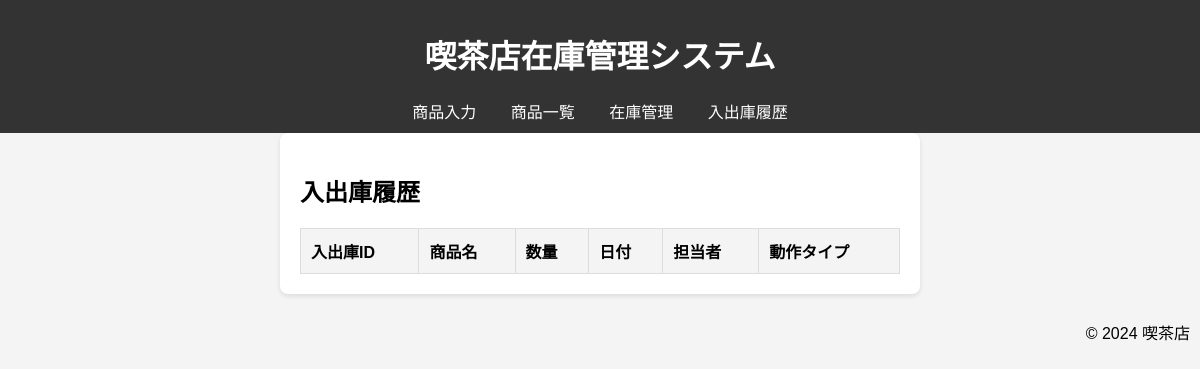
Page /stock/movement/history on the earlier database version.
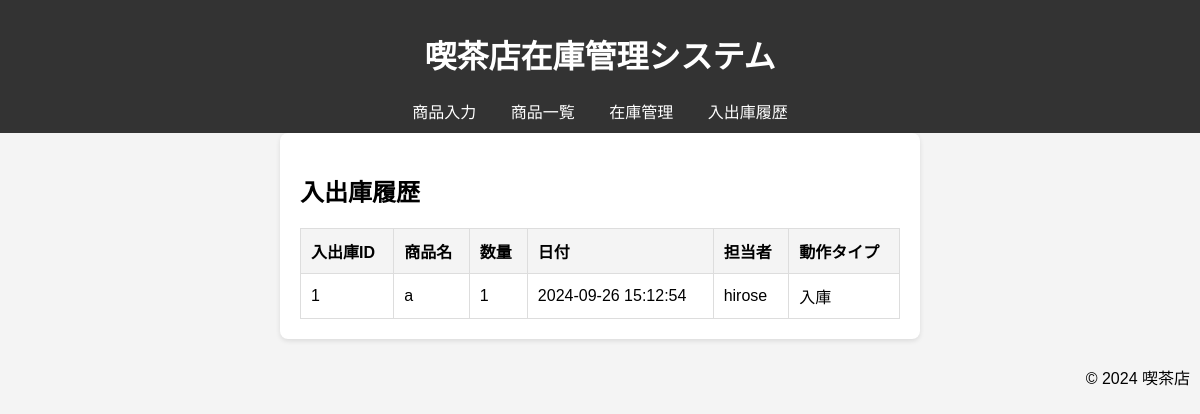
Same page on the later database version.
### tables this page shows
CREATE TABLE stock_movement (
    id INTEGER PRIMARY KEY AUTOINCREMENT,  -- 入出庫ID
    product_id INTEGER NOT NULL,           -- 商品ID
    quantity INTEGER NOT NULL,             -- 数量
    movement_date DATE NOT NULL,           -- 入庫/出庫日
    staff_id INTEGER NOT NULL,             -- 担当者ID
    movement_type TEXT NOT NULL,           -- 動作タイプ ('in' = 入庫, 'out' = 出庫)
    FOREIGN KEY(product_id) REFERENCES product(id),  -- 商品IDとの外部キー制約
    FOREIGN KEY(staff_id) REFERENCES staff(id)       -- 担当者IDとの外部キー制約
);

CREATE TABLE product (
    id INTEGER PRIMARY KEY AUTOINCREMENT,  -- 商品ID
    name TEXT NOT NULL,                    -- 商品名
    category_id INTEGER,                   -- カテゴリーID
    image_url TEXT,                        -- 商品画像のURL
    notes TEXT, price REAL,                            -- 特記事項
    FOREIGN KEY(category_id) REFERENCES category(id)  -- カテゴリーとの外部キー制約
);

CREATE TABLE staff (
    id INTEGER PRIMARY KEY AUTOINCREMENT,  -- 担当者ID
    name TEXT NOT NULL                     -- 担当者名
);

### app.py (the view)
@app.route('/stock/movement/history')
def stock_movement_history():
    conn = get_db_connection()
    movements = conn.execute('''
        SELECT sm.id, p.name AS product_name, sm.quantity, sm.movement_date, s.name AS staff_name, sm.movement_type
        FROM STOCK_MOVEMENT sm
        JOIN PRODUCT p ON sm.product_id = p.id
        JOIN STAFF s ON sm.staff_id = s.id
        ORDER BY sm.movement_date DESC
    ''').fetchall()
    conn.close()
    return render_template('stock_movement_history.html', movements=movements)

### app.py (called while the page is built)
def get_db_connection():
    conn = sqlite3.connect('cafe_management.db')
    conn.row_factory = sqlite3.Row
    return conn

### templates/stock_movement_history.html
{% extends 'base.html' %}
{% block content %}
<h2>入出庫履歴</h2>
<table>
    <thead>
        <tr>
            <th>入出庫ID</th>
            <th>商品名</th>
            <th>数量</th>
            <th>日付</th>
            <th>担当者</th>
            <th>動作タイプ</th>
        </tr>
    </thead>
    <tbody>
        {% for movement in movements %}
        <tr>
            <td>{{ movement['id'] }}</td>
            <td>{{ movement['product_name'] }}</td>
            <td>{{ movement['quantity'] }}</td>
            <td>{{ movement['movement_date'] }}</td>
            <td>{{ movement['staff_name'] }}</td>
            <td>{{ movement['movement_type'] }}</td>
        </tr>
        {% endfor %}
    </tbody>
</table>
{% endblock %}

### templates/base.html (shortened to what this page needs)
<!DOCTYPE html>
<html lang="ja">
<head>
    <link rel="stylesheet" href="{{ url_for('static', filename='styles.css') }}">
</head>
<body>
    {% include 'header.html' %}
    <main>
        {% block content %}{% endblock %}
    </main>
    {% include 'footer.html' %}
</body>
</html>

### templates/header.html
<header>
    <h1>喫茶店在庫管理システム</h1>
    <nav>
        <a href="{{ url_for('product_input') }}">商品入力</a>
        <a href="{{ url_for('product_list') }}">商品一覧</a>
        <a href="{{ url_for('stock_movement') }}">在庫管理</a>
        <a href="{{ url_for('stock_movement_history') }}">入出庫履歴</a>
    </nav>
</header>

### templates/footer.html
<footer>
    <p>&copy; 2024 喫茶店</p>
</footer>

### static/styles.css (style rules this page uses)
body { font-family: Arial, sans-serif; margin: 0; padding: 0; background-color: #f4f4f4; }
header { background-color: #333; color: #fff; padding: 10px; text-align: center; }
footer { float:right; padding:10px; }
nav a { color: white; margin: 0 15px; text-decoration: none; }
main { padding: 20px; margin: 0 auto; max-width: 600px; background-color: white; border-radius: 8px; box-shadow: 0 2px 5px rgba(0, 0, 0, 0.1); }
table { width: 100%; border-collapse: collapse; margin-top: 20px; }
th, td { padding: 10px; text-align: left; border: 1px solid #ddd; }
th { background-color: #f4f4f4; }

Differences in the rows shown:
added stock_movement: id "1", product_name "a", quantity "1", movement_date "2024-09-26 15:12:54", staff_name "hirose", movement_type "入庫"
